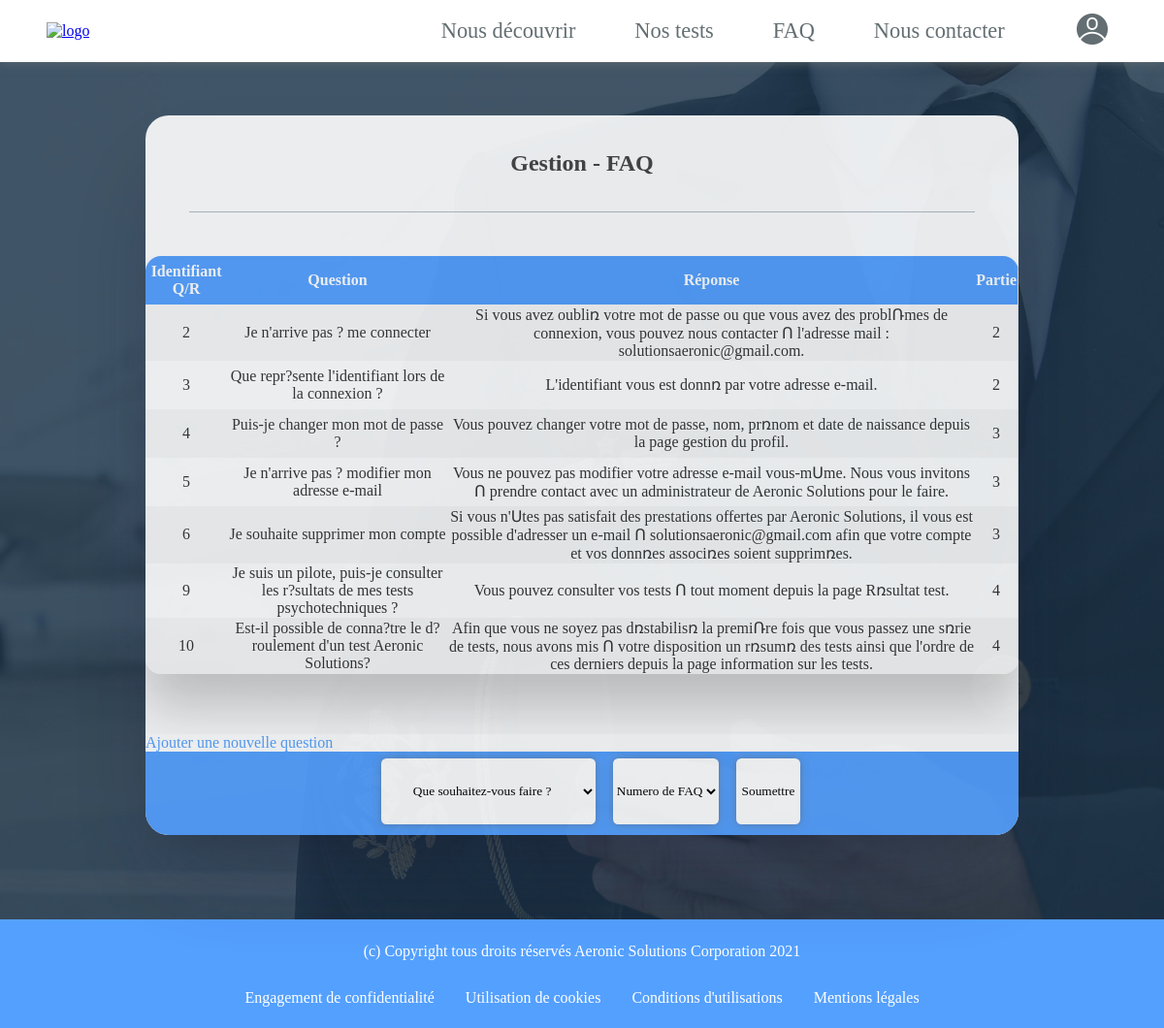
Page /controller/menuFaqController.php (signed in) on the committed database.
### tables this page shows
CREATE TABLE IF NOT EXISTS `faq` (
  `idFaq` int(11) NOT NULL AUTO_INCREMENT,
  `question` varchar(255) NOT NULL,
  `reponse` varchar(255) NOT NULL,
  `partie` int(11) NOT NULL,
  PRIMARY KEY (`idFaq`)
);

### controller/menuFaqController.php (called while the page is built, shortened)
<?php session_start();
include "../view/header.php";
include "../view/footer.php";
include '../model/database.php';
include '../view/menuFaq.php';
?>

### view/menuFaq.php (the view, shortened to what this page needs)
<!DOCTYPE html>
<html>
<head>
    <link rel="stylesheet" href="../public/css/gestionClient.css"/>
</head>
<body>
    <body>
        <div class="contentGestion">
            <div class="title_container">
                <h3>Gestion - FAQ</h3>
            </div>
            <div class="gestion_container">
                <table class="tableau_container">
                    <thead>
                        <tr>
                            <th>Identifiant Q/R</th>
                            <th>Question</th>
                            <th>Réponse</th>
                            <th>Partie</th>
                        </tr>
                    </thead>
                    <tbody>
                        <?php
                        $q = $db->query("SELECT * FROM faq order by idFaq asc");
                        while ($row = $q->fetch()) {
                            $idFaq = $row[0];
                            $question = $row[1];
                            $reponse = $row[2];
                            $partie = $row[3];
                        ?><tr>
                                <td><?= $idFaq ?></td>
                                <td><?= $question ?></td>
                                <td><?= $reponse ?></td>
                                <td><?= $partie ?></td>
                            </tr> <?php
                                }
                                    ?>
                    </tbody>
                </table>
            </div>
            <div class="ajout_client">
                <a href="ajoutFaqController.php">Ajouter une nouvelle question</a>
            </div>
            <div class="gestionnaireM">
                <select name="gestionFaq" id="gestionFaq" required>
                    <option value="">Que souhaitez-vous faire ?</option>
                </select>
                <select name="codeFaq" id="codeFaq" required>
                    <option value="" selected="selected" disabled="disabled">Numero de FAQ</option>
                </select>
                <button type="submit" id="buttonAdd" name="buttonAdd">Soumettre</button>
            </div>
        </div>
    </body>
</html>

### public/css/header.css (style rules this page uses)
* { font-family: 'oumgouleh'; }
html { scroll-behavior: smooth; }

### public/css/footer.css (style rules this page uses)
* { font-family: 'oumgouleh'; }

### public/css/gestionClient.css (style rules this page uses)
body { margin : 0; overflow: hidden; background-image: url("../images/pilots.jpg"); background-attachment: fixed; background-position: center; background-repeat: no-repeat; background-size: cover; justify-content: center; align-items: center; display: flex; height: 100vh; }
p,h3 { font-family: 'oumgouleh'; }
.tableau_container { border-collapse: collapse; border-spacing: 0; font: normal 13px,sans-serif; width: 100%; border-collapse: collapse; border-radius: 1em; overflow: hidden; box-shadow: 0px 35px 50px rgba( 0, 0, 0, 0.2 ); margin-bottom : 5em; }
.tableau_container thead { justify-content: center; align-items: center; width: 100%; }
.tableau_container thead th { background-color: #54a0ff; color: white; text-align: center; height: 3em; }
.tableau_container tbody td { color: #333; text-shadow: 1px 1px 1px #fff; height: 3em; text-align: center; }
.tableau_container tr:nth-child(odd) { background: #F8F8F8; border-right: 1px solid #E6E4E4; }
.tableau_container tr:nth-child(even) { border-right: 1px solid #E6E4E4; }
.contentGestion { margin-top: -5em; border-radius: 1.5em; box-shadow: rgba(50, 50, 93, 0.25) 0px 50px 100px -20px, rgba(0, 0, 0, 0.3) 0px 30px 60px -30px; width: 75%; height: 70vh; font-family: "oumgouleh"; font-size: 16px; background-color: white; display: flex; flex-direction: column; overflow: hidden; align-items: center; transition: all 0.3s ease; opacity: 0.9; }
.title_container { height:15%; width: 90%; display: flex; align-items: center; justify-content: center; border-bottom: solid 1px #b2bec3; }
.title_container h3 ,.title_partie h3 { color:#444444; font-size: 1.5em; }
.gestion_container { height:75%; width: 100%; overflow-y: scroll; overflow-x: hidden; scroll-behavior: smooth; scrollbar-base-color: #9098A9; margin-top: 5%; }
.gestionnaireM { width: 100%; height: 13%; position: relative; background-color: #54a0ff; display: flex; justify-content: center ; }
select, input,button { height: 80%; margin-top:0.7%; margin-left: 2%; border-radius:0.4em; border-top-style: hidden; border-right-style: hidden; border-left-style: hidden; border-bottom-style: hidden; box-shadow: rgba(99, 99, 99, 0.5) 0px 0px 8px 0px; background-color: white; text-align: center; }
.ajout_client { width: 100%; }
.ajout_client a { font-family: "oumgouleh"; color:#54a0ff; text-decoration: none; }

### rows in the picture
faq: idFaq "2", question "Je n'arrive pas ? me connecter", reponse "Si vous avez oubliռ votre mot de passe ou que vous avez des problՌmes de connexion, vous pouvez nous contacter Ո l'adresse mail : solutionsaeronic@gmail.com.", partie "2"
faq: idFaq "3", question "Que repr?sente l'identifiant lors de la connexion ?", reponse "L'identifiant vous est donnռ par votre adresse e-mail.", partie "2"
faq: idFaq "4", question "Puis-je changer mon mot de passe ?", reponse "Vous pouvez changer votre mot de passe, nom, prռnom et date de naissance depuis la page gestion du profil.", partie "3"
faq: idFaq "5", question "Je n'arrive pas ? modifier mon adresse e-mail", reponse "Vous ne pouvez pas modifier votre adresse e-mail vous-mՍme. Nous vous invitons Ո prendre contact avec un administrateur de Aeronic Solutions pour le faire.", partie "3"
faq: idFaq "6", question "Je souhaite supprimer mon compte", reponse "Si vous n'Սtes pas satisfait des prestations offertes par Aeronic Solutions, il vous est possible d'adresser un e-mail Ո solutionsaeronic@gmail.com afin que votre compte et vos donnռes associռes soient supprimռes.", partie "3"
faq: idFaq "9", question "Je suis un pilote, puis-je consulter les r?sultats de mes tests psychotechniques ?", reponse "Vous pouvez consulter vos tests Ո tout moment depuis la page Rռsultat test.", partie "4"
faq: idFaq "10", question "Est-il possible de conna?tre le d?roulement d'un test Aeronic Solutions?", reponse "Afin que vous ne soyez pas dռstabilisռ la premiՌre fois que vous passez une sռrie de tests, nous avons mis Ո votre disposition un rռsumռ des tests ainsi que l'ordre de ces derniers depuis la page information sur les tests.", partie "4"
